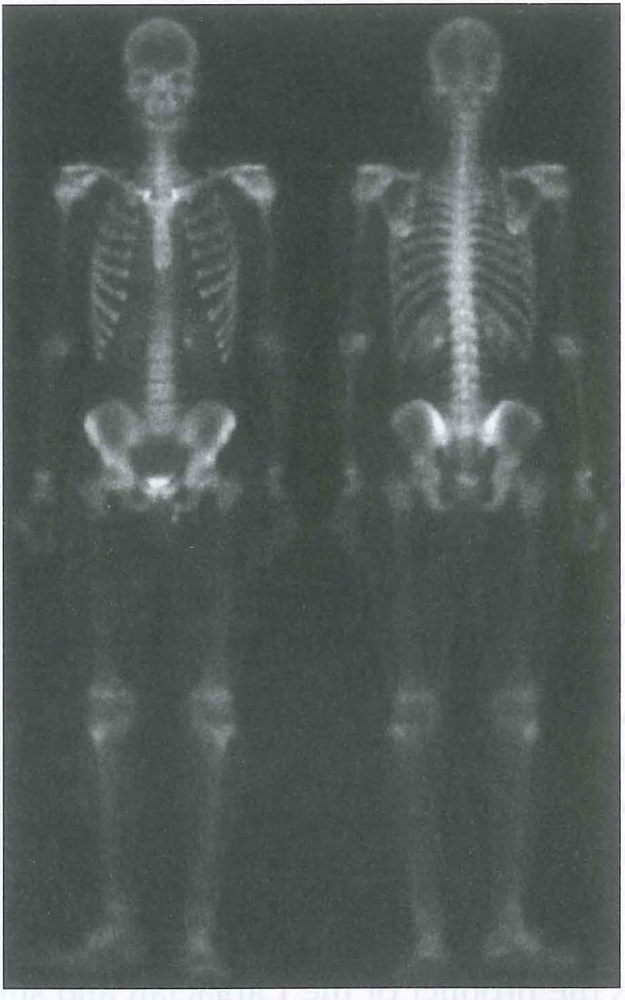
#> input picture DIP HW3_4/Bodybone.bmp, 625 x 1000 px, shrunk from 915 x 1463 before the run
$ python hw1.py   (older library calls are emulated)
#> lines starting #> are read from the running program, lines starting #| are printed output that depends on the picture
#> further down, image is the input picture: shape (1000, 625, 3); mean B, G, R 88.5, 90.5, 83.8
import cv2
import numpy as np
import matplotlib.pyplot as plt

# 定義 Sobel 濾波器
def sobel_filter(image):
    # 定義 Sobel 區域
    sobel_x = np.array([[2,  1, 0, -1, -2],
                    [4,  2, 0, -2, -4],
                    [6,  0, 0,  0, -6],
                    [4, -2, 0,  2,  4],
                    [2, -1, 0,  1,  2]], dtype=np.float32)

    sobel_y = np.array([[2,  4, 6,  4, 2],
                    [1,  2, 0, -2, -1],
                    [0,  0, 0,  0, 0],
                    [-1, -2, 0,  2,  1],
                    [-2, -4, -6, -4, -2]], dtype=np.float32)
    # 應用濾波器
    grad_x = cv2.filter2D(image, cv2.CV_64F, sobel_x)
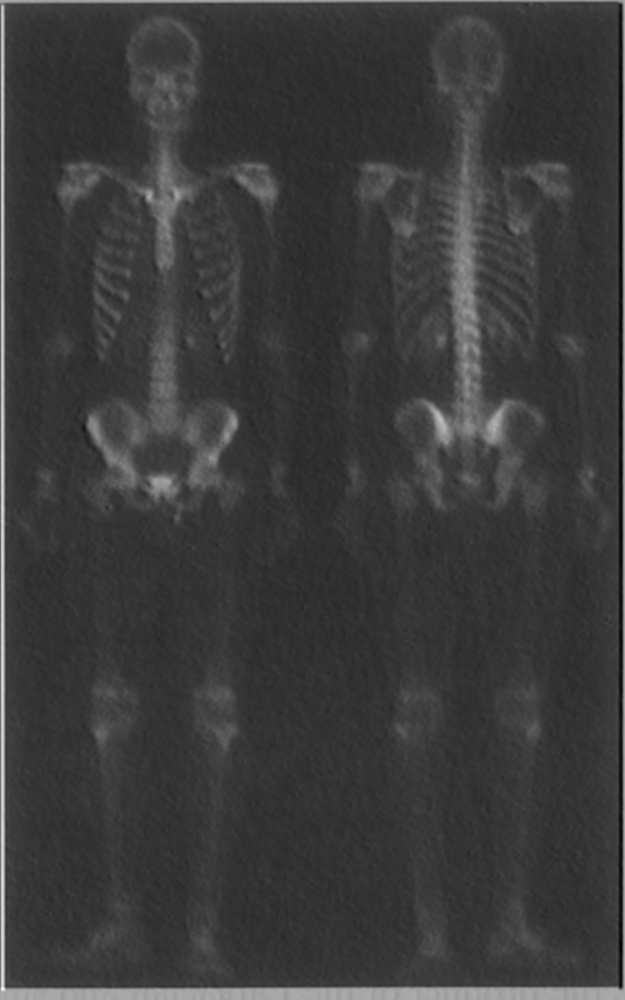
#> grad_x: shape (1000, 625) float64; min -10, max 4549, mean 1058.5; drawn with min black and max white
    grad_y = cv2.filter2D(image, cv2.CV_64F, sobel_y)
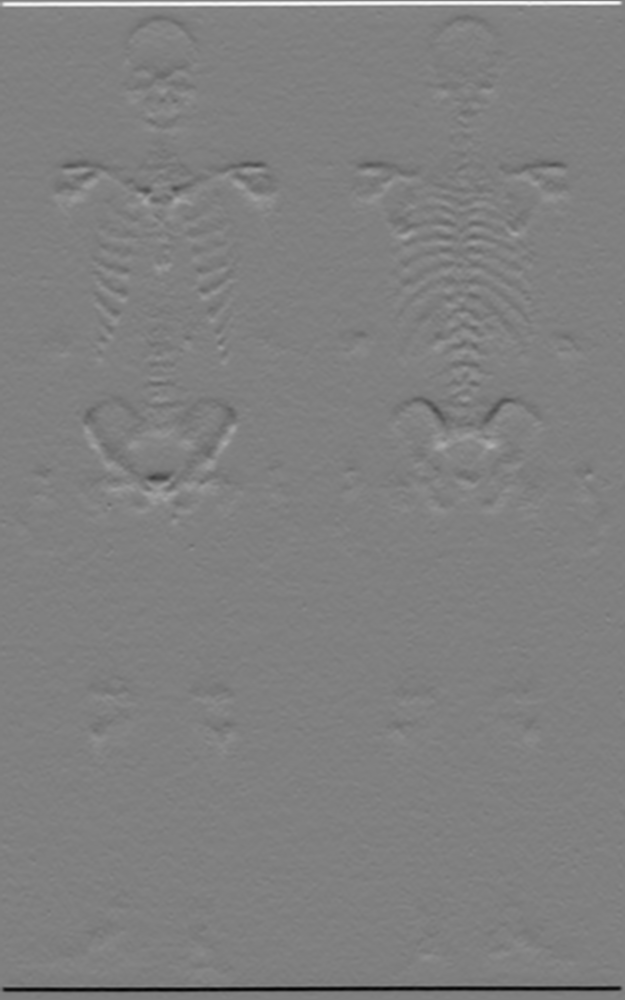
#> grad_y: shape (1000, 625) float64; min -3032, max 2999, mean -0.6; drawn with min black and max white

    # 計算梯度幅值
    magnitude = np.sqrt(grad_x**2 + grad_y**2)
    return magnitude

# 定義 Laplacian 濾波器 (4x4 核)
def laplacian_filter(image):
    # 定義 Laplacian 區域 (4x4 核)
    laplacian = np.array([[0,  1, 0,  1, 0],
                      [1, -4, 1, -4, 1],
                      [0,  1, 0,  1, 0],
                      [1, -4, 1, -4, 1],
                      [0,  1, 0,  1, 0]], dtype=np.float32)

    # 應用濾波器
    laplacian_result = cv2.filter2D(image, cv2.CV_64F, laplacian)
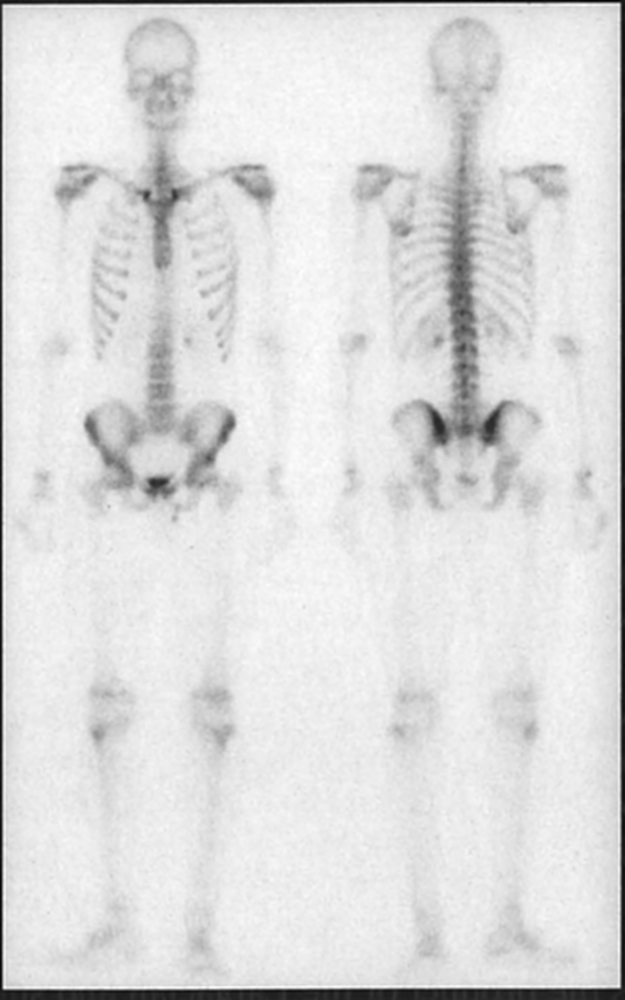
#> laplacian_result: shape (1000, 625) float64; min -1114, max -240, mean -354.3; drawn with min black and max white

    return laplacian_result

# 定義高增強方法
def high_boost(image, alpha=1.0):


     # 使用高斯濾波進行去噪
    blurred_image = cv2.GaussianBlur(image, (5, 5), 0)
    # 轉換為灰度圖
    gray_image = cv2.cvtColor(blurred_image, cv2.COLOR_BGR2GRAY)

    # 使用 Sobel 濾波器和 Laplacian 濾波器
    sobel_edges = sobel_filter(gray_image)
    laplacian_edges = laplacian_filter(gray_image)

    # 將 Sobel 和 Laplacian 邊緣結合
    edges = np.clip(sobel_edges + laplacian_edges, 0, 255).astype(np.uint8)
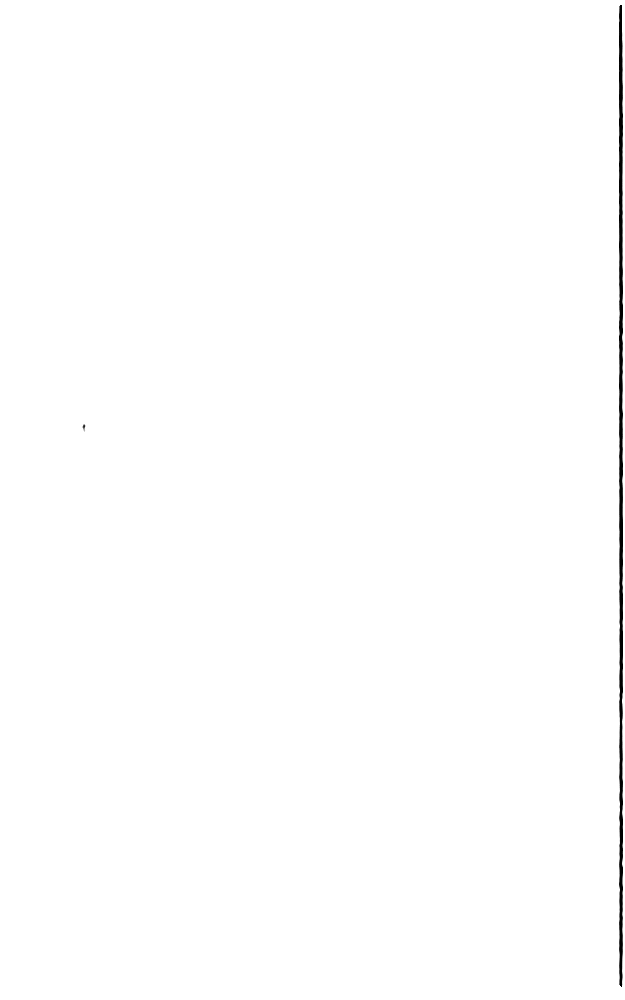
#> edges: shape (1000, 625); min 0, max 255, mean 253.7

    # 高增強圖像
    high_boost_image = cv2.addWeighted(gray_image, 1 + alpha, edges, -alpha, 0)
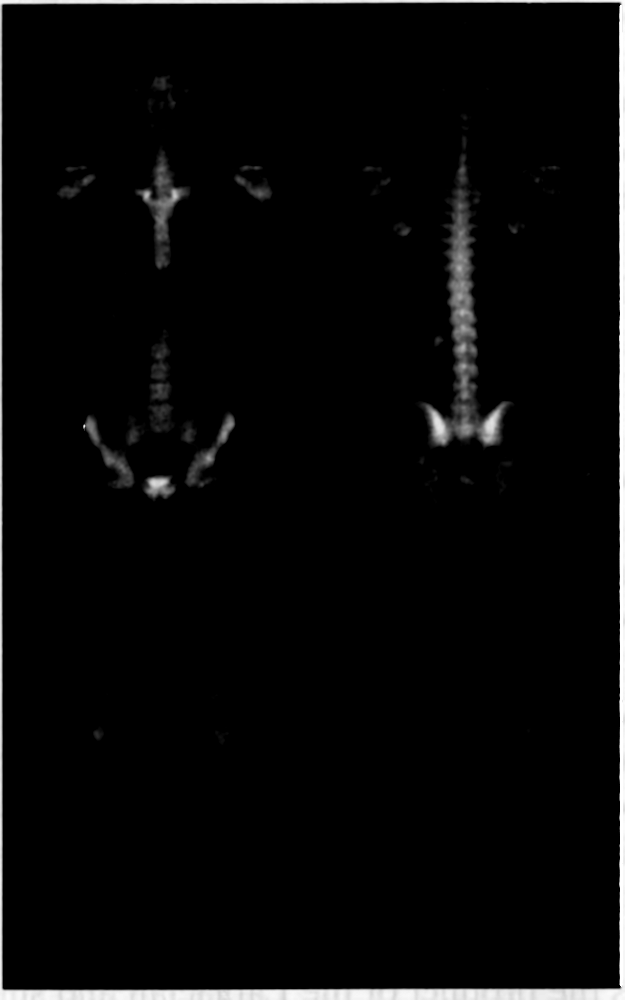
#> high_boost_image: shape (1000, 625); min 0, max 255, mean 8
    return gray_image, sobel_edges, laplacian_edges, high_boost_image

# 主函數
if __name__ == "__main__":
    # 讀取圖像
    image = cv2.imread('Bodybone.bmp')  # 替換為您的圖像路徑

    if image is None:
        print("無法讀取圖像，請檢查文件路徑。")
    else:
        # 應用高增強方法
        gray_image, sobel_edges, laplacian_edges, high_boost_image = high_boost(image)

        # 顯示圖像
        plt.figure(figsize=(12, 8))

        # 原始圖像
        plt.subplot(2, 2, 1)
        plt.title('Original Image')
        plt.imshow(cv2.cvtColor(image, cv2.COLOR_BGR2RGB))  # 轉換顏色通道
        plt.axis('off')

        # Sobel 濾波結果
        plt.subplot(2, 2, 2)
        plt.title('Sobel Filter Result')
        plt.imshow(sobel_edges, cmap='gray')
        plt.axis('off')

        # Laplacian 濾波結果
        plt.subplot(2, 2, 3)
        plt.title('Laplacian Filter Result')
        plt.imshow(laplacian_edges, cmap='gray')
        plt.axis('off')

        # 高增強圖像
        plt.subplot(2, 2, 4)
        plt.title('High Boost Enhanced Image')
        plt.imshow(high_boost_image, cmap='gray')
        plt.axis('off')

        plt.tight_layout()
        plt.show()
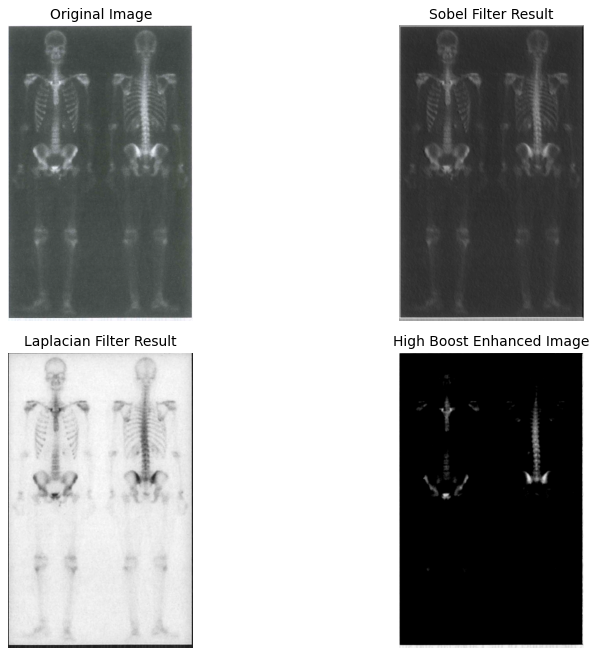
#> figure drawn by matplotlib, 4 panels
